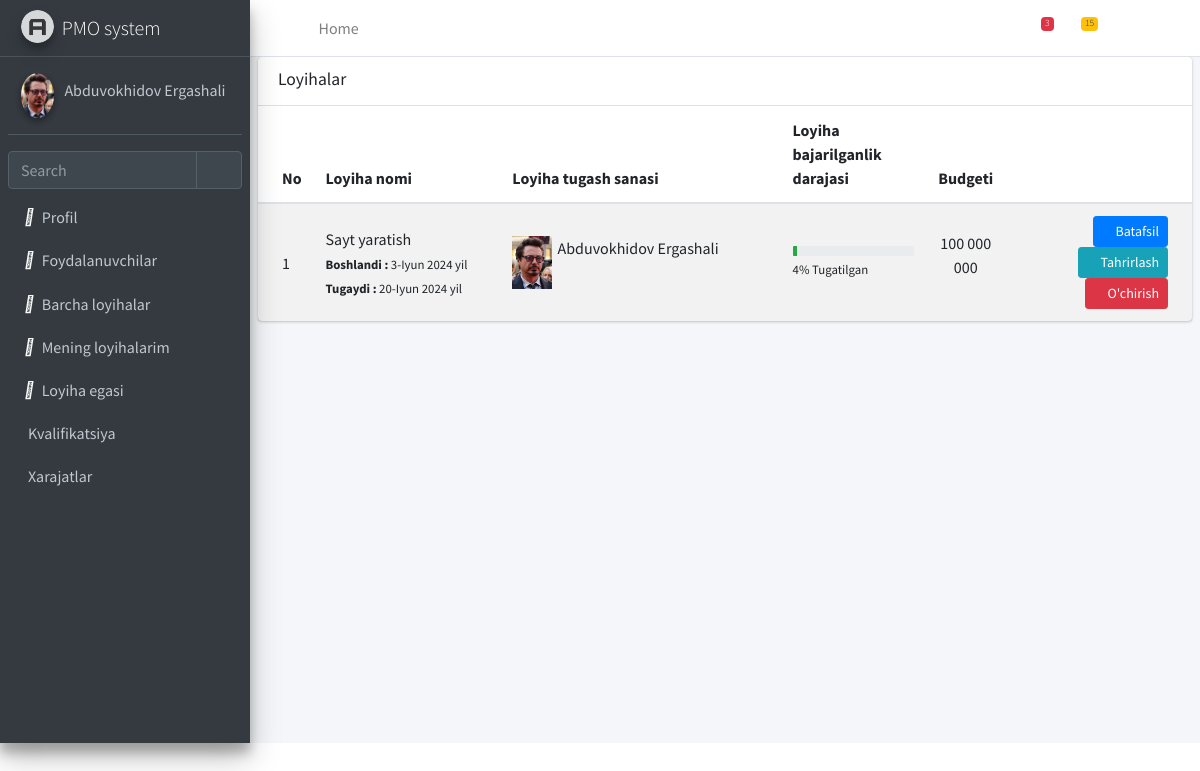
The app's page /projects/my-projects/ (signed in) with its own data.
### hodimlar/models.py (models this page shows, shortened)
class User(AbstractUser):
    id = models.UUIDField(primary_key=True, default=uuid.uuid4, editable=False)
    username = models.CharField(max_length=50, unique=True)
    first_name = models.CharField(max_length=100)
    last_name = models.CharField(max_length=100)
    email = models.EmailField(unique=True)
    position = models.CharField(max_length=150)
    role = models.CharField(max_length=150)
    status = models.CharField(max_length=50, default='Active')
    phone = models.CharField(max_length=100)
    avatar = models.ImageField(upload_to='images/',default='human.jpg', max_length=300,blank=True)
    blog = models.CharField(max_length=200, blank=True)
    department = models.CharField(max_length=200,blank=True)
    created_at = models.DateTimeField(auto_now_add=True)
    updated_at = models.DateTimeField(auto_now=True)
    objects = CustomUserManager()
    def get_full_name(self):
        return f"{self.first_name} {self.last_name}"

### loyihalar/models.py (models this page shows, shortened)
class Project(models.Model):
    id = models.UUIDField(primary_key=True, default=uuid.uuid4, editable=False)
    author = models.ForeignKey(User, models.CASCADE)
    project_curator = models.CharField(max_length=250)
    project_name = models.CharField(max_length=200)
    project_description = models.TextField()
    project_done_percentage = models.CharField(max_length=20)
    project_start_date = models.DateTimeField(auto_now=True)
    project_deadline = models.DateTimeField()
    project_budget = models.CharField(max_length=30)
    project_spent_money = models.CharField(max_length=30)

### loyihalar/views.py (the view)
# urls.py: path('my-projects/',myProjects,name='my-projects'),
@login_required
def myProjects(request):
    projects = Project.objects.filter(author=request.user.pk)
    return render(request,'my-projects.html',context={'projects': projects})

### loyihalar/templatetags/filters.py (called while the page is built)
@register.filter
def format_date(value):
    if isinstance(value, datetime):
        month = uzbek_month[value.month]
        return f"{value.day}-{month} {value.year} yil"
    return value

### templates/my-projects.html
{% extends 'base.html' %}
{% block content %}
{% load filters %}
    <section class="content">
      <div class="card">
        <div class="card-header">
          <h3 class="card-title">Loyihalar</h3>
          <div class="card-tools">
            <button type="button" class="btn btn-tool" data-card-widget="collapse" title="Collapse">
              <i class="fas fa-minus"></i>
            </button>
            <button type="button" class="btn btn-tool" data-card-widget="remove" title="Remove">
              <i class="fas fa-times"></i>
            </button>
          </div>
        </div>
        <div class="card-body p-0">
          <table class="table table-striped projects">
              <thead>
                  <tr>
                      <th style="width: 1%">
                          No
                      </th>
                      <th style="width: 20%">
                          Loyiha nomi
                      </th>
                      <th style="width: 30%">
                          Loyiha tugash sanasi
                      </th>
                      <th>
                          Loyiha bajarilganlik darajasi
                      </th>
                      <th style="width: 8%" class="text-center">
                          Budgeti
                      </th>
                      <th style="width: 20%">
                      </th>
                  </tr>
              </thead>
              <tbody>
              {% for project in projects %}
                  <tr>
                      <td>
                          {{ forloop.counter }}
                      </td>
                      <td>
                          <a>
                              {{ project.project_name }}
                          </a>
                          <br/>
                          <small>
                              <strong>Boshlandi : </strong> {{ project.project_start_date | format_date }}<br>
                              <strong>Tugaydi : </strong> {{ project.project_deadline | format_date }}
                          </small>
                      </td>
                      <td>
                          <div class="list-inline row">
                              <div class="col-2 text-center">
                                  <img style="max-width: 40px" src="{{ project.author.avatar.url }}">
                              </div>
                              <div class="col-10">
                                  <p>{{ project.author.get_full_name }}</p>
                              </div>
                          </div>
                      </td>
                      <td class="project_progress">
                          <div class="progress progress-sm">
                              <div class="progress-bar bg-green" role="progressbar" aria-valuenow="{{ project.project_done_percentage }}" aria-valuemin="0" aria-valuemax="100" style="width: {{ project.project_done_percentage }}%">
                              </div>
                          </div>
                          <small>
                              {{ project.project_done_percentage }}% Tugatilgan
                          </small>
                      </td>
                      <td class="project-state">
                          <p>{{ project.project_budget }}</p>
                      </td>
                      <td class="project-actions text-right">
                          <a class="btn btn-primary btn-sm" href="{% url 'my-projects-detail' project.pk %}">
                              <i class="fas fa-folder">
                              </i>
                              Batafsil
                          </a>
                          <a class="btn btn-info btn-sm" href="{% url 'my-projects-detail' project.pk %}">
                              <i class="fas fa-pencil-alt">
                              </i>
                              Tahrirlash
                          </a>
                          <a class="btn btn-danger btn-sm" href="#">
                              <i class="fas fa-trash">
                              </i>
                              O'chirish
                          </a>
                      </td>
                  </tr>
              {% endfor %}
              </tbody>
          </table>
        </div>
      </div>
    </section>
{% endblock content %}

### templates/base.html (shortened to what this page needs)
{% load static %}
{% load filters %}
<!DOCTYPE html>
<html lang="en">
<head>
    <link rel="stylesheet" href="{% static 'plugins/fontawesome-free/css/all.min.css' %}">
    <link href="{% static 'fontawesomefree/css/fontawesome.css' %}" rel="stylesheet">
    <link href="{% static 'fontawesomefree/css/brands.css' %}" rel="stylesheet" type="text/css">
    <link href="{% static 'fontawesomefree/css/solid.css' %}" rel="stylesheet" type="text/css">
    <link rel="stylesheet" href="{% static 'dist/css/adminlte.min.css' %}">
</head>
<body class="hold-transition sidebar-mini">
<div class="wrapper">
    <nav class="main-header navbar navbar-expand navbar-white navbar-light">
        <ul class="navbar-nav">
            <li class="nav-item">
                <a class="nav-link" data-widget="pushmenu" href="#" role="button"><i class="fas fa-bars"></i></a>
            </li>
            <li class="nav-item d-none d-sm-inline-block">
                <a href="{% url 'home' %}" class="nav-link">Home</a>
            </li>
        </ul>
        <ul class="navbar-nav ml-auto">
            <li class="nav-item">
                <a class="nav-link" data-widget="navbar-search" href="#" role="button">
                    <i class="fas fa-search"></i>
                </a>
            </li>
            <li class="nav-item dropdown">
                <a class="nav-link" data-toggle="dropdown" href="#">
                    <i class="far fa-comments"></i>
                    <span class="badge badge-danger navbar-badge">3</span>
                </a>
            </li>
            <li class="nav-item dropdown">
                <a class="nav-link" data-toggle="dropdown" href="#">
                    <span class="badge badge-warning navbar-badge">15</span>
                </a>
            </li>
            <li class="nav-item">
                <a class="nav-link" data-widget="fullscreen" href="#" role="button">
                    <i class="fas fa-expand-arrows-alt"></i>
                </a>
            </li>
            <li class="nav-item">
                <a class="nav-link" data-widget="control-sidebar" data-slide="true" href="#" role="button">
                    <i class="fas fa-th-large"></i>
                </a>
            </li>
        </ul>
    </nav>
    <aside class="main-sidebar sidebar-dark-primary elevation-4">
        <a href="{% url 'home' %}" class="brand-link">
            <img src="{% static 'dist/img/AdminLTELogo.png' %}" alt="Logo"
                 class="brand-image img-circle elevation-3" style="opacity: .8">
            <span class="brand-text font-weight-light">PMO system</span>
        </a>
        <div class="sidebar">
            <div class="user-panel mt-3 pb-3 mb-3 d-flex">
                <div class="image">
                    {% if user.avatar.url %}
                    <img src="{{ user.avatar.url }}" class="img-circle elevation-2"
                         alt="User Image">
                    {% endif %}
                </div>
                <div class="info">
                    <a href="{% url 'hodimlar:profile' %}" class="d-block">{{ user.get_full_name }}</a>
                </div>
            </div>
            <div class="form-inline">
                <div class="input-group" data-widget="sidebar-search">
                    <input class="form-control form-control-sidebar" type="search" placeholder="Search"
                             aria-label="Search">
                    <div class="input-group-append">
                        <button class="btn btn-sidebar">
                            <i class="fas fa-search fa-fw"></i>
                        </button>
                    </div>
                </div>
            </div>
            <nav class="mt-2">
                <ul class="nav nav-pills nav-sidebar flex-column" data-widget="treeview" role="menu"
                    data-accordion="false">
                    <li class="nav-item">
                        <a href="{% url 'hodimlar:profile' %}" class="nav-link">
                            <i class="fa-solid fa-user" style="color: #fafafa;margin-right: 2%"></i>
                            <p>
                                Profil
                            </p>
                        </a>
                    </li>
                    {% if user.role == 'Admin' %}
                                        <li class="nav-item">
                        <a href="{% url 'hodimlar:users' %}" class="nav-link">
                            <i class="fa-solid fa-users" style="color: #fafafa;margin-right: 2%"></i>
                            <p>
                                Foydalanuvchilar
                            </p>
                        </a>
                    </li>
                    {% endif %}
                    <li class="nav-item">
                        <a href="{% url 'all-projects' %}" class="nav-link">
                            <i class="fa-solid fa-file-invoice" style="color: #fafafa;margin-right: 2%"></i>
                            <p>
                                Barcha loyihalar
                            </p>
                        </a>
                    </li>
                    <li class="nav-item">
                        <a href="{% url 'my-projects' %}" class="nav-link">
                            <i class="fa-solid fa-file-contract" style="color: #fafafa;margin-right: 2%"></i>
                            <p>
                                Mening loyihalarim
                            </p>
                        </a>
                    </li>
                    <li class="nav-item">
                        <a href="#" class="nav-link">
                            <i class="fa-solid fa-briefcase" style="color: #fafafa;margin-right: 2%"></i>
                            <p>
                                Loyiha egasi
                            </p>
                        </a>
                    </li>
                    <li class="nav-item">
                        <a href="#" class="nav-link">
                            <p>
                                Kvalifikatsiya
                            </p>
                        </a>
                    </li>
                    <li class="nav-item">
                        <a href="#" class="nav-link">
                            <p>
                                Xarajatlar
                            </p>
                        </a>
                    </li>
                </ul>
            </nav>
        </div>
    </aside>
    <div class="content-wrapper">
        {% block content %}
        {% endblock content %}
    </div>
</div>
</body>
</html>

### records on screen
User: avatar (picture), get_full_name "Abduvokhidov Ergashali"
Project: project_name "Sayt yaratish", project_start_date "3-Iyun 2024 yil", project_deadline "20-Iyun 2024 yil", author.avatar (picture), author.get_full_name "Abduvokhidov Ergashali", project_done_percentage "4", project_budget "100 000 000"
